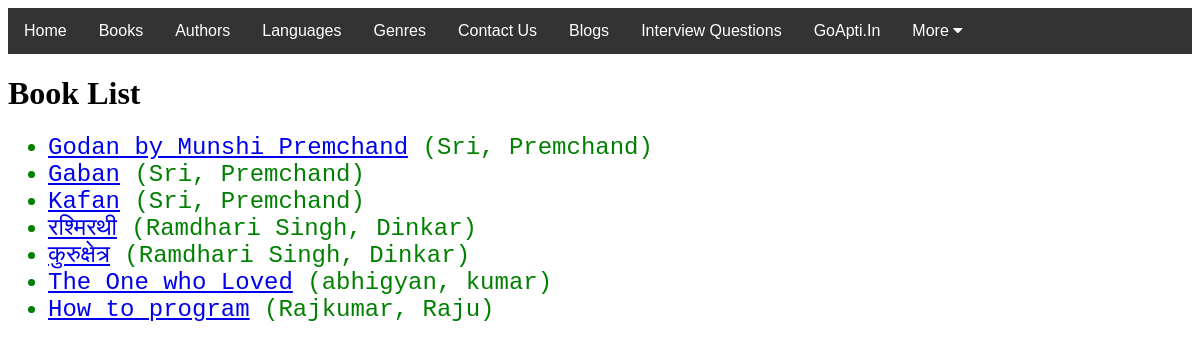
/catalog/books/, run on the app's committed database.
### catalog/models.py (models this page shows, shortened)
class Book(models.Model):
    title = models.CharField(max_length=200)
    author = models.ForeignKey('Author', on_delete=models.SET_NULL, null=True)
    summary = models.TextField(max_length=1000, help_text='Enter a brief description os the book')
    isbn = models.CharField('ISBN',max_length=13,help_text='13 Character ISBN number. International Standard Book Number.')
    genre = models.ManyToManyField(Genre, help_text='Select a genre for this Boook')
    language = models.ForeignKey('Language', on_delete=models.SET_NULL, null=True)
    def get_absolute_url(self):
        return reverse('book-detail', args=[str(self.id)])
    def display_genre(self):
        return ', '.join(genre.name for genre in self.genre.all()[:3])
    display_genre.short_description = 'Genre'

class Author(models.Model):
    first_name = models.CharField(max_length=100)
    last_name = models.CharField(max_length=100)
    date_of_birth = models.DateField(null=True, blank=True)
    date_of_death = models.DateField('Died', null=True, blank=True)
    class Meta:
        ordering = ['first_name', 'last_name']
    def __str__(self):
        return f'{self.first_name}, {self.last_name}'

### catalog/views.py (the view)
# urls.py: path('books/', views.BookListView.as_view(), name='books'),
class BookListView(generic.ListView):
    model = Book
    paginate_by = 10

### catalog/templates/catalog/book_list.html
{% extends "base_generic.html" %}
{% block content %}
  <h1>Book List</h1>
  {% if book_list %}
  <ul>
    {% for book in book_list %}
      <li style="color: green; font-family: courier; font-size: 150%;">
        <a href="{{ book.get_absolute_url }}">{{ book.title }}</a> ({{book.author}})
      </li>
    {% endfor %}
  </ul>
  {% else %}
    <p>There are no books in the library.</p>
  {% endif %}
{% endblock %}

### catalog/templates/base_generic.html (shortened to what this page needs)
<!DOCTYPE html>
<html lang="en">
<head>
  <link rel="stylesheet" href="https://cdnjs.cloudflare.com/ajax/libs/font-awesome/4.7.0/css/font-awesome.min.css">
    {% load static %}
  <link rel="stylesheet" href="{% static 'css/styles2.css' %}">
</head>
<body>
<div class="navbar">
  <a class="active" href="{% url 'index' %}">Home</a>
  <a class="active" href="{% url 'books' %}">Books</a>
  <a class="active" href="{% url 'authors' %}">Authors</a>
  <a class="active" href="{% url 'language' %}">Languages</a>
  <a class="active" href="{% url 'genre' %}">Genres</a>
  <a class="active" href="{% url 'visitor' %}">Contact Us</a>
  <a class="active" href="{% url 'blog' %}"> Blogs</a>
  <a class="active" href="{% url 'interview' %}">Interview Questions</a>
  <a class="active" href="https://www.goapti.in/" target="_blank">GoApti.In</a>
  <div class="dropdown">
      {% load static %}
  <button class="dropbtn" onclick="myFunction()">More
    <i class="fa fa-caret-down"></i>
  </button>
  </div>
</div>
  <div class="container-fluid">
    <div class="row">
      <div class="col-sm-10 ">{% block content %}{% endblock %}</div>
    </div>
  </div>
</body>
</html>

### catalog/static/css/styles2.css (style rules this page uses)
.navbar { overflow: hidden; background-color: #333; font-family: Arial, Helvetica, sans-serif; }
.navbar a { float: left; font-size: 16px; color: white; text-align: center; padding: 14px 16px; text-decoration: none; }
.dropdown { float: left; overflow: hidden; }
.dropdown .dropbtn { cursor: pointer; font-size: 16px; border: none; outline: none; color: white; padding: 14px 16px; background-color: inherit; font-family: inherit; margin: 0; }

### data on the page
Book: title "Godan by Munshi Premchand", author "Sri, Premchand"
Book: title "Gaban", author "Sri, Premchand"
Book: title "Kafan", author "Sri, Premchand"
Book: title "रश्मिरथी", author "Ramdhari Singh, Dinkar"
Book: title "कुरुक्षेत्र", author "Ramdhari Singh, Dinkar"
Book: title "The One who Loved", author "abhigyan, kumar"
Book: title "How to program", author "Rajkumar, Raju"
